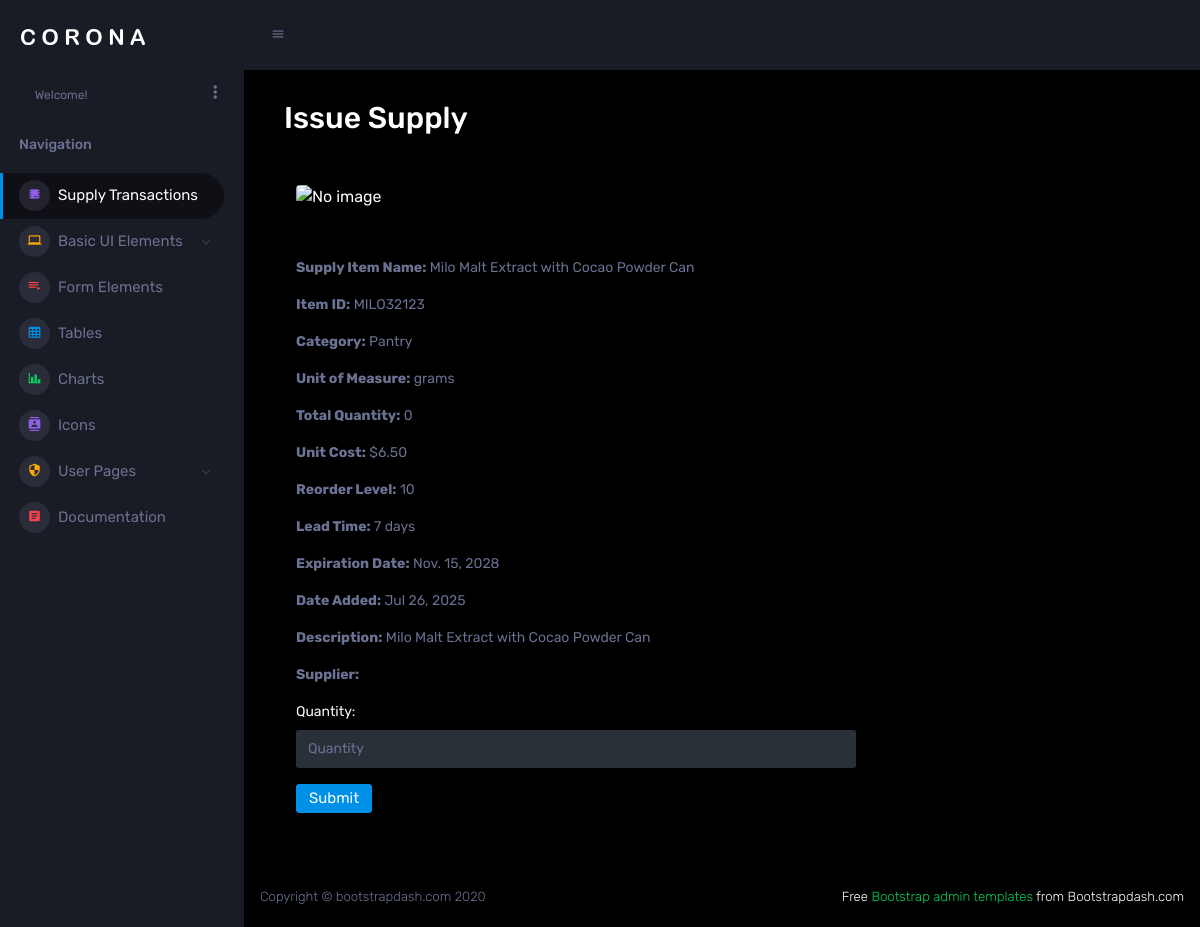
Page /supplyitem/3/transaction/deliver/ (signed in) on the committed database.
### supply/models.py (models this page shows, shortened)
class SupplyItem(models.Model):
    STATUS_CHOICES = [
        ('active', 'Active'),
        ('inactive', 'Inactive'),
        ('discontinued', 'Discontinued'),
    ]
    item_id = models.CharField(max_length=100, unique=True)  # SKU or barcode
    name = models.CharField(max_length=255)
    quantity = models.PositiveIntegerField(default=0)
    description = models.TextField(blank=True, null=True)
    category = models.CharField(max_length=100)
    unit_of_measure = models.CharField(max_length=50)
    reorder_level = models.PositiveIntegerField(default=10)
    unit_cost = models.DecimalField(max_digits=10, decimal_places=2)
    status = models.CharField(max_length=20, choices=STATUS_CHOICES, default='active')
    supply_image = models.ImageField(upload_to='supply_images/', blank=True, null=True)
    lead_time_days = models.PositiveIntegerField(default=7)
    expiration_date = models.DateField(blank=True, null=True)
    date_added = models.DateTimeField(auto_now_add=True)
    last_updated = models.DateTimeField(auto_now=True)
    created_at = models.DateTimeField(auto_now_add=True)
    updated_at = models.DateTimeField(auto_now=True)
    class Meta:
        ordering = ['name']
        verbose_name = 'Supply Item'
        verbose_name_plural = 'Supply Items'

### supply/views.py (the view)
# urls.py: path('supplyitem/<int:pk>/transaction/deliver/', views.supplyitem_transaction_deliver, name='supplyitem_transaction_deliver'),
@permission_required('supply.add_supplyitemtransaction', raise_exception=True)
def supplyitem_transaction_deliver(request, pk):
    supply_item = get_object_or_404(SupplyItem, pk=pk)
    if request.method == 'POST':
        form = SupplyItemTransactionForm(request.POST)
        if form.is_valid():
            transaction = form.save(commit=False)
            transaction.supply_item = supply_item
            transaction.transaction_type = 'issue'
            transaction.transaction_date = datetime.now()
            transaction.initiated_by = request.user  # uses `related_name='initiated_transactions'`
            transaction.save()
            return redirect('supplyitem_detail', pk=supply_item.pk)
    else:
        form = SupplyItemTransactionForm()
    return render(request, 'supply/supplyitem_transaction.html', {
        'form': form,
        'supply_item': supply_item
    })

### supply/forms.py
class SupplyItemTransactionForm(forms.ModelForm):
    class Meta:
        model = SupplyItemTransaction
        fields = [
            'quantity',
        ]
        widgets = {
            'quantity': forms.NumberInput(attrs={'class': 'form-control', 'placeholder': 'Quantity'}),
        }

### assets/templates/supply/supplyitem_transaction.html (shortened to what this page needs)
{% extends "base/base.html" %}
{% load static %}
{% block content %}
<div class="container">
    <h2 class="text-start mb-5">Issue Supply </h2>
    <form method="post">
        <div class="col-md-8  text-start">
            {% if supply_item.supply_image %}
                <img src="{{ supply_item.supply_image.url }}" alt="{{ supply_item.name }}" class="img-fluid rounded" style="max-height: 200px;">
            {% else %}
                <img src="{% static 'images/default-supply.png' %}" alt="No image" class="img-fluid rounded" style="max-height: 200px;">
            {% endif %}
            <p class="text-muted mt-5 mb-3"><strong>Supply Item Name:</strong> {{ supply_item.name }}</p>
            <p class="text-muted mb-3"><strong>Item ID:</strong> {{ supply_item.item_id }}</p>
            <p class="text-muted mb-3"><strong>Category:</strong> {{ supply_item.category }}</p>
            <p class="text-muted mb-3"><strong>Unit of Measure:</strong> {{ supply_item.unit_of_measure }}</p>
            <p class="text-muted mb-3"><strong>Total Quantity:</strong> {{ supply_item.quantity }}</p>
            <p class="text-muted mb-3"><strong>Unit Cost:</strong> ${{ supply_item.unit_cost }}</p>
            <p class="text-muted mb-3"><strong>Reorder Level:</strong> {{ supply_item.reorder_level }}</p>
            <p class="text-muted mb-3"><strong>Lead Time:</strong> {{ supply_item.lead_time_days }} days</p>
            {% if supply_item.expiration_date %}
                <p class="text-muted mb-3"><strong>Expiration Date:</strong> {{ supply_item.expiration_date }}</p>
            {% endif %}
            <p class="text-muted mb-3"><strong>Date Added:</strong> {{ supply_item.date_added|date:"M d, Y" }}</p>
            <p class="text-muted mb-3">
                <strong>Description:</strong> {{ supply_item.description|default:"No description available." }}
            </p>
            <p class="text-muted mb-3">
                <strong>Supplier:</strong> {{ supply_item.supplier }}
            </p>
            {{ form.as_p }}
            <button type="submit" class="btn btn-primary">Submit</button>
        </div>
    </form>
</div>
{% endblock %}

### rows in the picture
SupplyItem: name "Milo Malt Extract with Cocao Powder Can", item_id "MILO32123", category "Pantry", unit_of_measure "grams", quantity "0", unit_cost "6.50", reorder_level "10", lead_time_days "7", expiration_date "Nov. 15, 2028", date_added "Jul 26, 2025", description "Milo Malt Extract with Cocao Powder Can"
